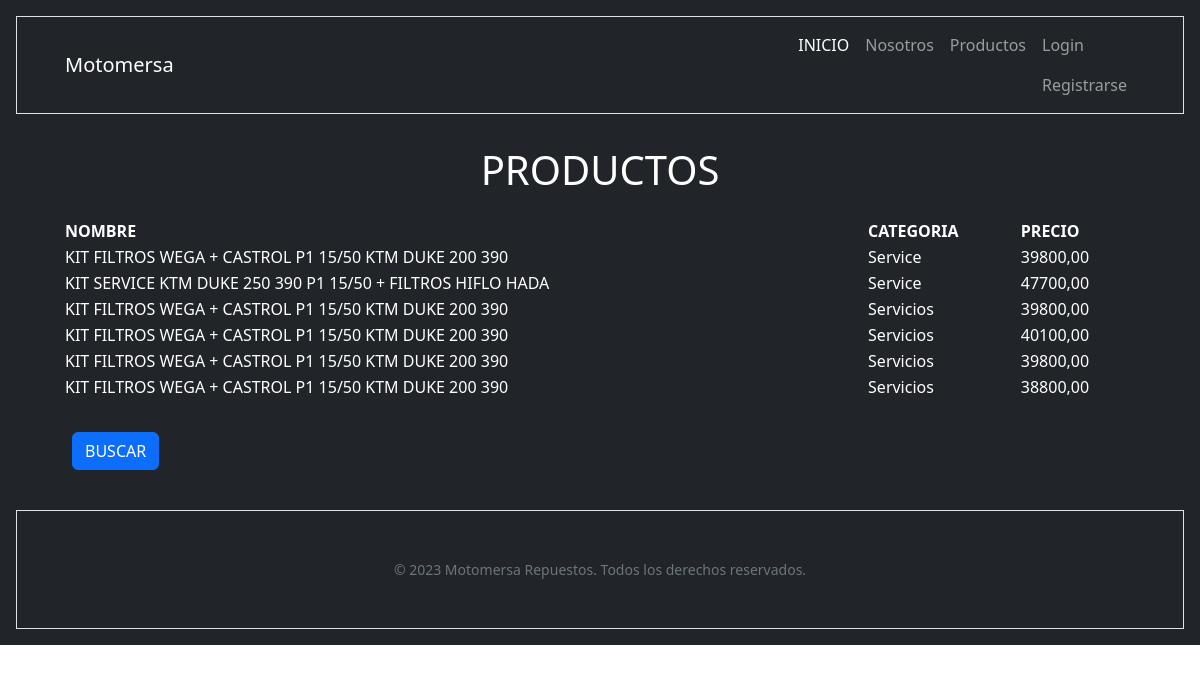
The app's page /producto/, older data.
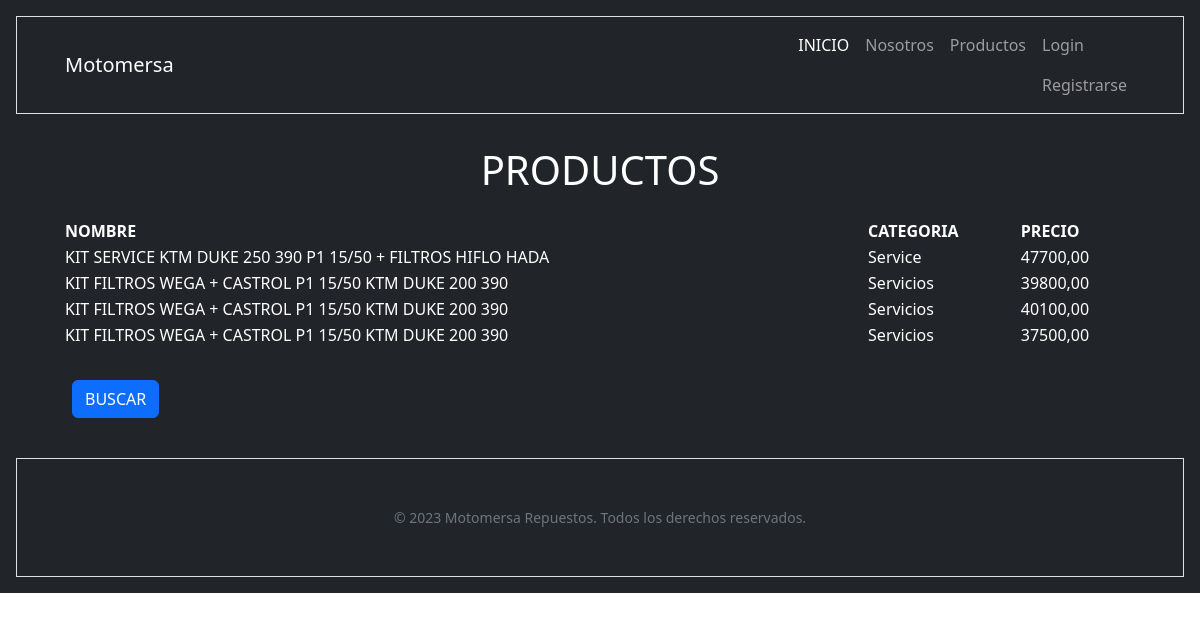
The same page, newer data.
### producto/models.py (models this page shows, shortened)
class Producto(models.Model):
    nombre = models.CharField(max_length=255, null=False)
    categoria = models.CharField(max_length=50, choices=categorias.tipo_categorias)
    precio = models.DecimalField(max_digits=10, decimal_places=2, null=False)
    stock = models.PositiveIntegerField(default=0)

### producto/views.py (the view)
# urls.py: path('', views.home, name="index"),
def home(request):
    productos = models.Producto.objects.all()
    context = {"productos": productos}
    return render(request, "producto/index.html", context)

### producto/templates/producto/index.html (shortened to what this page needs)
{% extends 'core/base.html' %}
{% block contenido_titulo %}
    PRODUCTOS
{% endblock contenido_titulo %}
{% block contenido %}
    <table style="width:100%">
        <tr>
            <th>NOMBRE</th>
            <th>CATEGORIA</th>
            <th>PRECIO</th>
        </tr>
        {% for producto in productos %}
            <tr>
                <td>{{ producto.nombre }}</td>
                <td>{{ producto.get_categoria_display }}</td>
                <td>{{ producto.precio }}</td>
            </tr>
        {% endfor %}
    </table>
    <br>
    <a href="{% url 'producto:productos-buscar' %}" class="btn btn-primary" style="margin: 0.5em;">BUSCAR</a>
{% endblock contenido %}

Row changes from the older to the newer data that the page shows:
removed Producto: nombre "KIT FILTROS WEGA + CASTROL P1 15/50 KTM DUKE 200 390", categoria "Service", precio "39800,00"
removed Producto: nombre "KIT FILTROS WEGA + CASTROL P1 15/50 KTM DUKE 200 390", categoria "Servicios", precio "39800,00"
changed Producto (number 4 of 4 on the later page): precio "38800,00" → "37500,00"
